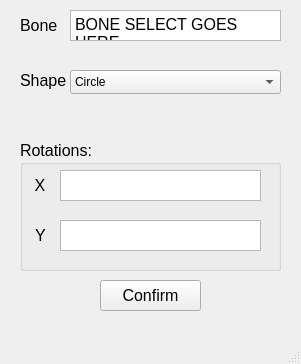
<?xml version="1.0" encoding="UTF-8"?>
<ui version="4.0">
 <class>BoneCustom</class>
 <widget class="QMainWindow" name="BoneCustom">
  <property name="geometry">
   <rect>
    <x>0</x>
    <y>0</y>
    <width>301</width>
    <height>364</height>
   </rect>
  </property>
  <property name="windowTitle">
   <string>Bone Customization</string>
  </property>
  <widget class="QWidget" name="centralwidget">
   <widget class="QGroupBox" name="groupBox">
    <property name="geometry">
     <rect>
      <x>20</x>
      <y>140</y>
      <width>261</width>
      <height>131</height>
     </rect>
    </property>
    <property name="font">
     <font>
      <pointsize>12</pointsize>
     </font>
    </property>
    <property name="title">
     <string>Rotations:</string>
    </property>
    <widget class="QPlainTextEdit" name="plainTextEdit_YRotation_2">
     <property name="geometry">
      <rect>
       <x>40</x>
       <y>30</y>
       <width>201</width>
       <height>31</height>
      </rect>
     </property>
     <property name="font">
      <font>
       <pointsize>10</pointsize>
      </font>
     </property>
     <property name="focusPolicy">
      <enum>Qt::FocusPolicy::ClickFocus</enum>
     </property>
     <property name="acceptDrops">
      <bool>true</bool>
     </property>
     <property name="layoutDirection">
      <enum>Qt::LayoutDirection::LeftToRight</enum>
     </property>
     <property name="lineWidth">
      <number>3</number>
     </property>
     <property name="verticalScrollBarPolicy">
      <enum>Qt::ScrollBarPolicy::ScrollBarAlwaysOff</enum>
     </property>
     <property name="horizontalScrollBarPolicy">
      <enum>Qt::ScrollBarPolicy::ScrollBarAlwaysOff</enum>
     </property>
     <property name="sizeAdjustPolicy">
      <enum>QAbstractScrollArea::SizeAdjustPolicy::AdjustIgnored</enum>
     </property>
    </widget>
    <widget class="QLabel" name="label">
     <property name="geometry">
      <rect>
       <x>10</x>
       <y>30</y>
       <width>20</width>
       <height>31</height>
      </rect>
     </property>
     <property name="font">
      <font>
       <pointsize>12</pointsize>
      </font>
     </property>
     <property name="text">
      <string>X</string>
     </property>
     <property name="alignment">
      <set>Qt::AlignmentFlag::AlignCenter</set>
     </property>
    </widget>
    <widget class="QLabel" name="label_2">
     <property name="geometry">
      <rect>
       <x>10</x>
       <y>80</y>
       <width>21</width>
       <height>31</height>
      </rect>
     </property>
     <property name="font">
      <font>
       <pointsize>12</pointsize>
      </font>
     </property>
     <property name="focusPolicy">
      <enum>Qt::FocusPolicy::NoFocus</enum>
     </property>
     <property name="text">
      <string>Y</string>
     </property>
     <property name="alignment">
      <set>Qt::AlignmentFlag::AlignCenter</set>
     </property>
    </widget>
    <widget class="QPlainTextEdit" name="plainTextEdit_YRotation">
     <property name="geometry">
      <rect>
       <x>40</x>
       <y>80</y>
       <width>201</width>
       <height>31</height>
      </rect>
     </property>
     <property name="font">
      <font>
       <pointsize>10</pointsize>
      </font>
     </property>
     <property name="focusPolicy">
      <enum>Qt::FocusPolicy::ClickFocus</enum>
     </property>
     <property name="acceptDrops">
      <bool>true</bool>
     </property>
     <property name="layoutDirection">
      <enum>Qt::LayoutDirection::LeftToRight</enum>
     </property>
     <property name="lineWidth">
      <number>0</number>
     </property>
     <property name="verticalScrollBarPolicy">
      <enum>Qt::ScrollBarPolicy::ScrollBarAlwaysOff</enum>
     </property>
     <property name="horizontalScrollBarPolicy">
      <enum>Qt::ScrollBarPolicy::ScrollBarAlwaysOff</enum>
     </property>
    </widget>
   </widget>
   <widget class="QPushButton" name="pushButton">
    <property name="geometry">
     <rect>
      <x>100</x>
      <y>280</y>
      <width>101</width>
      <height>31</height>
     </rect>
    </property>
    <property name="font">
     <font>
      <pointsize>12</pointsize>
     </font>
    </property>
    <property name="text">
     <string>Confirm</string>
    </property>
   </widget>
   <widget class="QPlainTextEdit" name="plainTextEdit">
    <property name="geometry">
     <rect>
      <x>70</x>
      <y>10</y>
      <width>211</width>
      <height>31</height>
     </rect>
    </property>
    <property name="font">
     <font>
      <pointsize>12</pointsize>
     </font>
    </property>
    <property name="verticalScrollBarPolicy">
     <enum>Qt::ScrollBarPolicy::ScrollBarAlwaysOff</enum>
    </property>
    <property name="horizontalScrollBarPolicy">
     <enum>Qt::ScrollBarPolicy::ScrollBarAlwaysOff</enum>
    </property>
    <property name="plainText">
     <string>BONE SELECT GOES HERE
</string>
    </property>
   </widget>
   <widget class="QLabel" name="label_3">
    <property name="geometry">
     <rect>
      <x>20</x>
      <y>10</y>
      <width>41</width>
      <height>31</height>
     </rect>
    </property>
    <property name="font">
     <font>
      <pointsize>12</pointsize>
     </font>
    </property>
    <property name="text">
     <string>Bone</string>
    </property>
   </widget>
   <widget class="QComboBox" name="comboBox">
    <property name="geometry">
     <rect>
      <x>70</x>
      <y>70</y>
      <width>211</width>
      <height>24</height>
     </rect>
    </property>
    <property name="layoutDirection">
     <enum>Qt::LayoutDirection::LeftToRight</enum>
    </property>
    <item>
     <property name="text">
      <string>Circle</string>
     </property>
    </item>
    <item>
     <property name="text">
      <string>Sphere</string>
     </property>
    </item>
    <item>
     <property name="text">
      <string>Square</string>
     </property>
    </item>
    <item>
     <property name="text">
      <string>Cube</string>
     </property>
    </item>
    <item>
     <property name="text">
      <string>Rectangle</string>
     </property>
    </item>
    <item>
     <property name="text">
      <string>Box</string>
     </property>
    </item>
   </widget>
   <widget class="QLabel" name="label_4">
    <property name="geometry">
     <rect>
      <x>20</x>
      <y>70</y>
      <width>51</width>
      <height>21</height>
     </rect>
    </property>
    <property name="font">
     <font>
      <pointsize>12</pointsize>
     </font>
    </property>
    <property name="text">
     <string>Shape</string>
    </property>
   </widget>
  </widget>
  <widget class="QMenuBar" name="menubar">
   <property name="geometry">
    <rect>
     <x>0</x>
     <y>0</y>
     <width>301</width>
     <height>33</height>
    </rect>
   </property>
  </widget>
  <widget class="QStatusBar" name="statusbar"/>
 </widget>
 <resources/>
 <connections/>
</ui>
